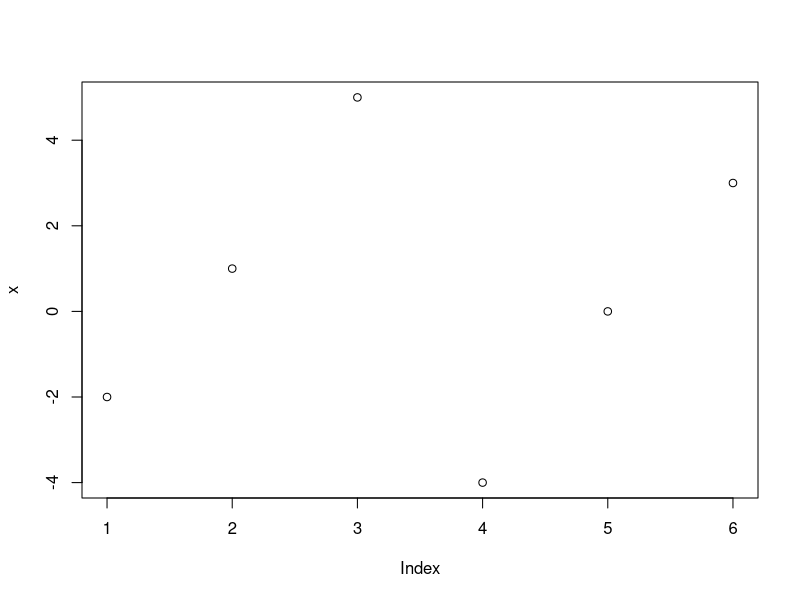
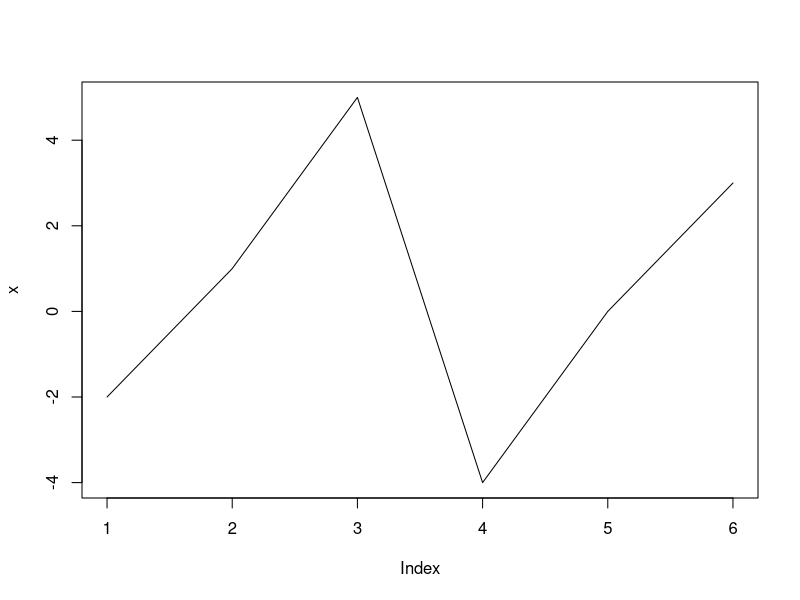

Generate these figures, in order, with R:

#============================================#
#       R code for chapter 2
#============================================#

x=c(-2,1,5,-4,0,3); plot(x)

plot(x, type="l")